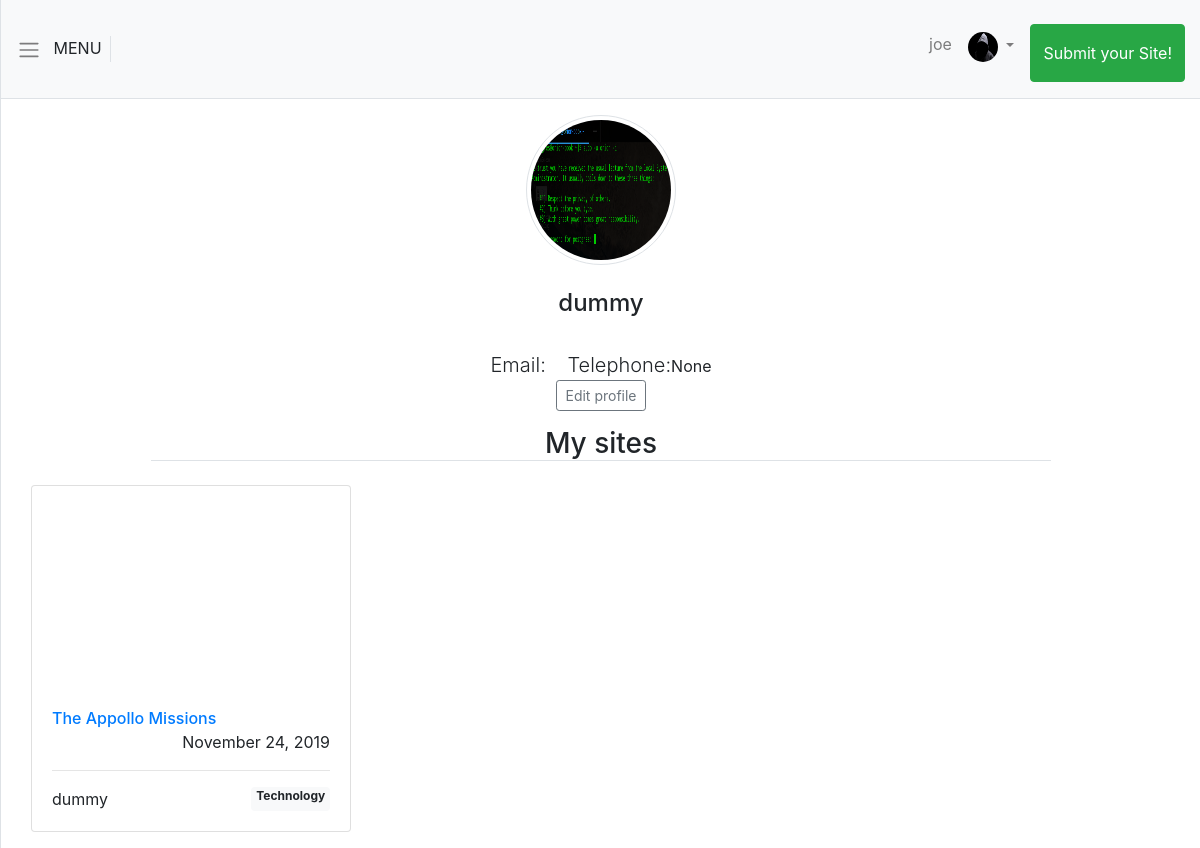
Before: /accounts/user/5/ (signed in) with the older database file.
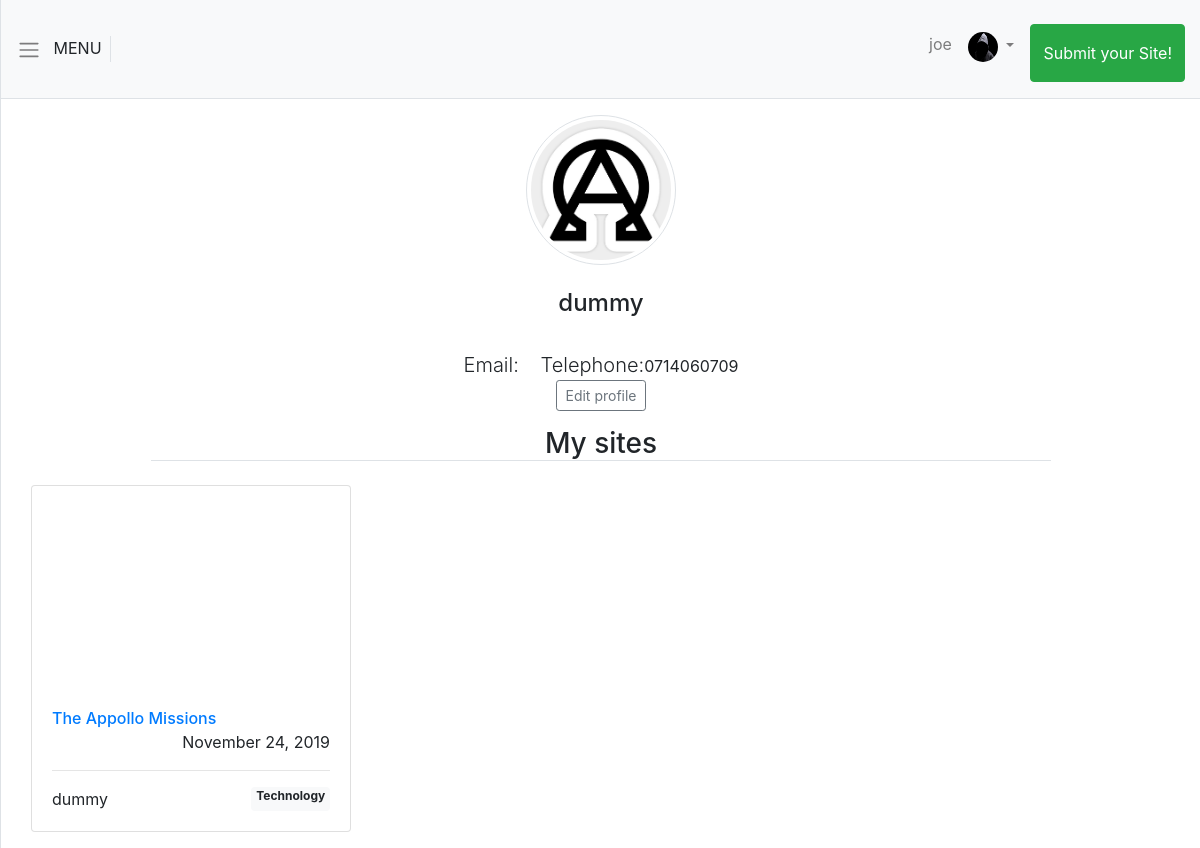
After: the same page with the newer database file.
### accounts/models.py (models this page shows, shortened)
class CustomUser(AbstractUser):
    avatar = models.ImageField(upload_to='avatars', default='default_avatar.jpg')
    bio = models.CharField(max_length=500, null=True, blank=True)
    telephone = models.CharField(max_length=13, blank=True, null=True)
    def __str__(self):
        return self.username

### accounts/views.py (the view)
# urls.py: path('user/<int:pk>/', UserDetailView.as_view(), name='profile'),
class UserDetailView(DetailView):
    model = CustomUser
    template_name = 'profile.html'

### sites/models.py (called while the page is built)
    def __str__(self):
        return self.name

### templates/profile.html
{% extends 'base.html' %}
{% block content%}
<div class="profile_details my-3">
    <img src="{{object.avatar.url}}" alt="{{object}}" class="img-thumbnail profile_avatar">
    <div class="my-4">
        <h4>{{object.username}}</h4>
    </div>
    <div>
        <span class="mx-2"><span class="lead">Email: </span>{{object.email}}</span>
        <span class="mx-2"><span class="lead">Telephone:</span>{{object.telephone}}</span>
    </div>
    <div>
        <span><a href="{% url 'update_user' object.id%}" class="btn btn-sm btn-outline-secondary mx-3">Edit
                profile</a></span>
    </div>
</div>
<h3 class="border-bottom text-center w-75 mx-auto">My sites</h3>
<div class="row">
    {% for site in object.sites.all %}
    <div class="col-lg-4 col-md-6 my-3">
        <div class="card mx-auto" style="width: 20rem;">
            <a href="{% url 'site' site.id %}">
                <div class="site_display_image" style="background-image: url({{site.cover.url}});"></div>
            </a>
            <div class="card-body site_display_card_body">
                <div>
                    <a href="{% url 'site' object.id %}">
                        <span class="h6 text-center">{{site.title}}</span>
                    </a>
                </div>
                <div style="display:flex; justify-content: flex-end;">
                    <span>{{site.created_at | date:"F d, Y" }}</span>
                </div>
                <hr>
                <div style="display:flex; justify-content:space-between;">
                    <span>{{site.author}}</span>
                    {% for tag in site.tags.all %}
                    <span class="badge badge-light">{{tag}}</span>
                    {% endfor%}
                </div>
            </div>
        </div>
    </div>
    {%endfor%}
</div>
{% endblock content%}

Changed rows visible on the page:
changed CustomUser "dummy": avatar: a different picture; telephone "None" → "0714060709"
